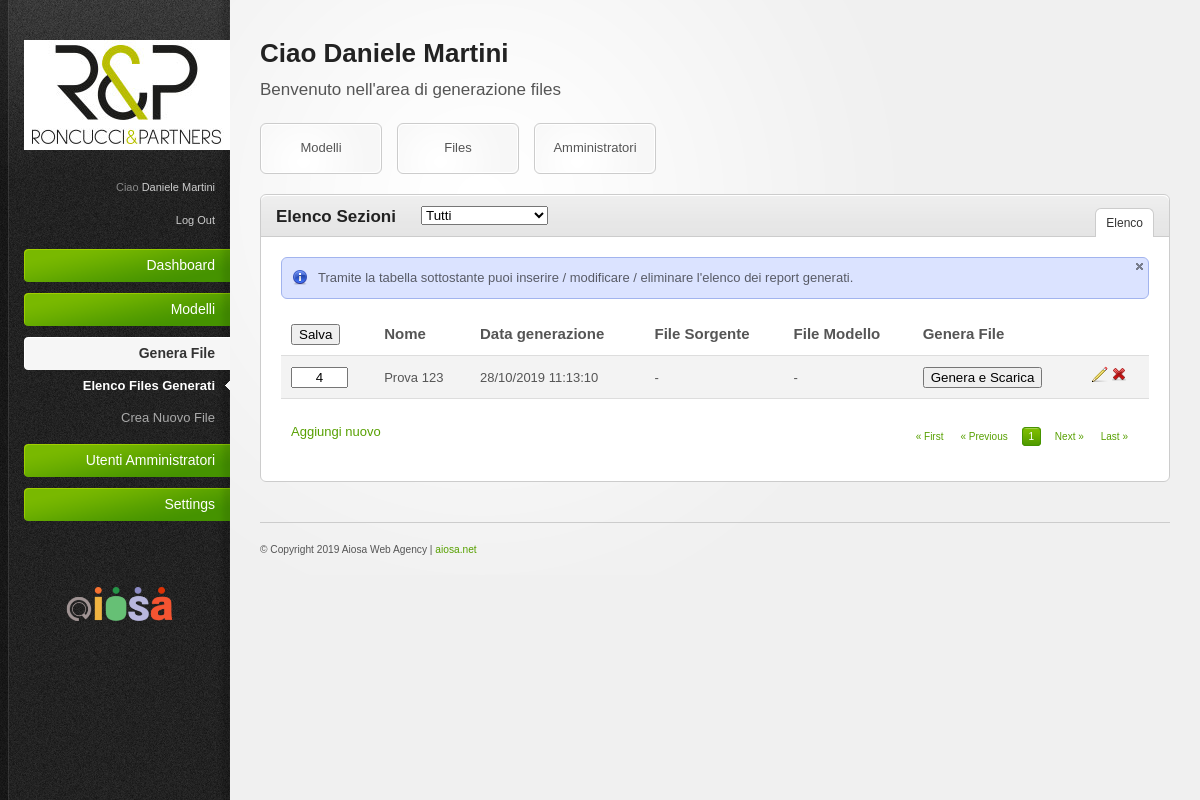
Page /admin/files_gest.php (signed in) on the committed database.
### tables this page shows
CREATE TABLE `dny_file_generati` (
  `idc` int(10) UNSIGNED NOT NULL,
  `id_sezione` int(10) UNSIGNED NOT NULL,
  `nome` varchar(255) NOT NULL DEFAULT '',
  `foglio` varchar(100) DEFAULT NULL,
  `codicedoganalepg0` varchar(300) DEFAULT NULL,
  `descrizionepg0` text,
  `schedapaesepg1` varchar(100) DEFAULT NULL,
  `riga1pg2` varchar(100) DEFAULT NULL,
  `riga2pg2` varchar(100) DEFAULT NULL,
  `descrizionepg3` text,
  `annodapg4` varchar(10) DEFAULT NULL,
  `annoapg4` varchar(10) DEFAULT NULL,
  `percentualepg5` varchar(100) DEFAULT NULL,
  `descrizione1pg6` text,
  `descrizione2pg6` text,
  `descrizione3pg6` text,
  `titolo` varchar(255) DEFAULT NULL,
  `sottotitolo` varchar(255) DEFAULT NULL,
  `descrizione` text,
  `fileimg` varchar(255) DEFAULT NULL,
  `file_generato` varchar(300) DEFAULT NULL,
  `ordinamento` float UNSIGNED NOT NULL DEFAULT '1',
  `eliminato` tinyint(3) UNSIGNED NOT NULL DEFAULT '0',
  `created` datetime DEFAULT NULL,
  `modified` datetime DEFAULT NULL,
  `is_attivo` tinyint(3) UNSIGNED NOT NULL DEFAULT '0'
);

### funzioni.php (called while the page is built, shortened)
<?php
function data_a_video($valore_db,$mostraOrario=false){
	if($valore_db!="")
		if($mostraOrario)
			return date("d/m/Y H:i:s", strtotime($valore_db));
		else
			return date("d/m/Y", strtotime($valore_db));
	else
		return "";
}
?>

### admin/files_gest.php (the view, shortened to what this page needs)
<?php
require_once('../Connections/std_conn.php');
require_once('../funzioni.php');
$sufx_sezione="files";
$tabella = "dny_file_generati";
	mysqli_select_db($std_conn, $database_std_conn);
$maxRows_Recordset1 = 20;
$pageNum_Recordset1 = 0;
$startRow_Recordset1 = $pageNum_Recordset1 * $maxRows_Recordset1;
mysqli_select_db($std_conn, $database_std_conn);
$query_Recordset1 = sprintf("SELECT A.*, B.fileimg as filemodello
	FROM %s A LEFT JOIN dny_modelli B ON A.id_sezione = B.ids
	WHERE A.eliminato=0
	ORDER BY A.ordinamento ASC",
$tabella);
$query_limit_Recordset1 = sprintf("%s LIMIT %d, %d", $query_Recordset1, $startRow_Recordset1, $maxRows_Recordset1);
$Recordset1 = mysqli_query($std_conn, $query_limit_Recordset1) or die(mysqli_error($std_conn));
$row_Recordset1 = mysqli_fetch_assoc($Recordset1);
if (isset($_GET['totalRows_Recordset1'])) {
  $totalRows_Recordset1 = $_GET['totalRows_Recordset1'];
} else {
  $all_Recordset1 = mysqli_query($std_conn, $query_Recordset1);
  $totalRows_Recordset1 = mysqli_num_rows($all_Recordset1);
}
$totalPages_Recordset1 = ceil($totalRows_Recordset1/$maxRows_Recordset1)-1;
$currentPage = $_SERVER["PHP_SELF"];
$queryString_Recordset1 = "";
$queryString_Recordset1 = sprintf("&totalRows_Recordset1=%d%s", $totalRows_Recordset1, $queryString_Recordset1);
$editFormAction = $_SERVER['PHP_SELF'];
if (isset($_SERVER['QUERY_STRING'])) {
  $editFormAction .= "?" . htmlentities($_SERVER['QUERY_STRING']);
}
?>
<!DOCTYPE html PUBLIC "-//W3C//DTD XHTML 1.0 Strict//EN"
"http://www.w3.org/TR/xhtml1/DTD/xhtml1-strict.dtd">
<html xmlns="http://www.w3.org/1999/xhtml">
	<head>
		<?php require_once("header.php"); ?>
	</head>
	<body>
		<div id="body-wrapper">
		<?php require_once("sidebar_messages.php"); ?>
		<div id="main-content">
            <?php require_once("top_bar.php"); ?>
			<div class="content-box">
				<div class="content-box-header">
					<h3>Elenco Sezioni</h3>
					<select id="idsezione"  name="id_sezione" value="<?=$row_Recordset1['id_sezione']?>" onchange="selectsezione()" style="margin: 10px">
               			<option value="0">Tutti</option>
               		</select>
					<ul class="content-box-tabs">
						<li><a href="#tab1" class="default-tab">Elenco</a></li>
					</ul>
				</div>
				<div class="content-box-content">
					<div class="tab-content default-tab" id="tab1">
                        <div class="notification information png_bg">
                            <a href="#" class="close"><img src="resources/images/icons/cross_grey_small.png" title="Close this notification" alt="close" /></a>
							<div>
								Tramite la tabella sottostante puoi inserire / modificare / eliminare l'elenco dei report generati.</div>
						</div>
					<form name="ordinamento" id="ordinamento" action="<?php echo $editFormAction; ?>" method="post" enctype="multipart/form-data">
						<table>
							<thead>
								<tr>
                                	<th><input type="submit" value="Salva" /></th>
                                	<th>Nome</th>
	                                <th>Data generazione</th>
	                                <th>File Sorgente</th>
	                                <th>File Modello</th>
	                                <th>Genera File</th>
	                                <th>&nbsp;</th>
								</tr>
							</thead>
							<tfoot>
								<tr>
									<td colspan="7">
										<div class="bulk-actions align-left">
												<a href="<?php echo $sufx_sezione; ?>_add.php">Aggiungi nuovo</a>
										</div>
                                      <div class="pagination">
                                        <a href="<?php printf("%s?pageNum_Recordset1=%d%s", $currentPage, 0, $queryString_Recordset1); ?>" title="First Page">&laquo; First</a><a href="<?php printf("%s?pageNum_Recordset1=%d%s", $currentPage, max(0, $pageNum_Recordset1 - 1), $queryString_Recordset1); ?>" title="Previous Page">&laquo; Previous</a>
						<?php for($i=0;$i<$totalPages_Recordset1+1;$i++){
							if($i==$pageNum_Recordset1){ ?>
			                    <a href="#" class="number current" title="<?php echo $i+1; ?>"><?php echo $i+1; ?></a>
						<?php }else{ ?>
        		                <a href="<?php printf("%s?pageNum_Recordset1=%d%s", $currentPage, $i, $queryString_Recordset1); ?>" class="number" title="<?php echo $i+1; ?>"><?php echo $i+1; ?></a>
                        <?php
							}
						} ?>
                                        <a href="<?php printf("%s?pageNum_Recordset1=%d%s", $currentPage, min($totalPages_Recordset1, $pageNum_Recordset1 + 1), $queryString_Recordset1); ?>" title="Next Page">Next &raquo;</a><a href="<?php printf("%s?pageNum_Recordset1=%d%s", $currentPage, $totalPages_Recordset1, $queryString_Recordset1); ?>" title="Last Page">Last &raquo;</a>
                                      </div>
                                  </td>
								</tr>
							</tfoot>
							<tbody>
<?php if ($totalRows_Recordset1 > 0) {
?>
    <?php do { ?>
  <tr <?php if (!(strcmp($row_Recordset1['is_attivo'],"0"))) {echo 'class="not_attivo"';} ?>>
    <td><input type="text" name="ordinamento<?php echo $row_Recordset1['idc']; ?>" value="<?php echo $row_Recordset1['ordinamento']; ?>" size="4" maxlength="5" style="text-align:center" /></td>
    <td><?php echo $row_Recordset1['nome']; ?></td>
    <td><?php echo data_a_video($row_Recordset1['modified'],1); ?></td>
    <td>
    	<?php
    	$filetolink = $_SESSION["path_upload_admin"] . $_SESSION["path_filecaricati"] . $row_Recordset1["fileimg"];
    	if( (strcmp($row_Recordset1["fileimg"],NULL)!=0) && (file_exists($filetolink)) ){
    	?>
       	<a title="Scarica file originale" target="_blank" href="<?=$filetolink?>"><?=$row_Recordset1["fileimg"]?></a>
		<?php }else{
			echo "-";
			}
		?>
	</td>
    <td>
    	<?php
    	$filetolink = $_SESSION["path_upload_admin"] . $_SESSION["path_filemodelli"] . $row_Recordset1["filemodello"];
    	if( (strcmp($row_Recordset1["filemodello"],NULL)!=0) && (file_exists($filetolink)) ){
    	?>
       	<a title="Scarica file modello" target="_blank" href="<?=$filetolink?>"><?=$row_Recordset1["filemodello"]?></a>
		<?php }else{
				echo "-";
			}
		?>
	</td>
	<td> <button onclick="generateBlob(<?=$row_Recordset1['idc']?>)" type="button">Genera e Scarica</button> </td>
    <td>
      <a href="<?php echo $sufx_sezione; ?>_edit.php?idc=<?php echo $row_Recordset1['idc']; ?>" title="Edit"><img src="resources/images/icons/pencil.png" alt="Edit" /></a>
      <a href="<?php echo $sufx_sezione; ?>_gest.php?elimina=1&idc=<?php echo $row_Recordset1['idc']; ?>" title="Delete" onclick="return confirm('Eliminare il record?');"><img src="resources/images/icons/cross.png" alt="Delete" /></a>
    </td>
  </tr>
  <?php } while ($row_Recordset1 = mysqli_fetch_assoc($Recordset1)); ?>
<?php }  ?>
                            </tbody>
						</table>
					</form>
					</div>
				</div>
			</div>
            <?php require_once("footer.php"); ?>
		</div>
	</div></body>
</html>

### admin/resources/css/style.css (style rules this page uses)
html { font-size: 100%; height: 100%; margin-bottom: 1px; }
body { font-family: Arial, Helvetica, sans-serif; color: #555; background: #f0f0f0 url('../images/bg-body.gif') top left repeat-y; font-size: 12px; }
#body-wrapper { background: url('../images/bg-radial-gradient.gif') fixed 230px top no-repeat; }
h1, h2, h3, h4, h5, h6 { font-family: Helvetica, Arial, sans-serif; color: #222; font-weight: bold; }
h3 { font-size: 17px; padding: 0 0 10px 0; }
a { color: #57a000; text-decoration: none; }
.align-left { float: left; }
#main-content, #insert-content { margin: 0 30px 0 260px; padding: 40px 0 0 0; }
#main-content ul, #main-content ol, #insert-content ul, #insert-content ol, { padding: 10px 0; }
#main-content ul li, #insert-content ul li { background: url('../images/icons/bullet_black.png') center left no-repeat; padding: 4px 0 4px 20px; }
.content-box { border: 1px solid #ccc; margin: 0 0 20px 0; background: #fff; }
.content-box-header { background: #e5e5e5 url('../images/bg-content-box.gif') top left repeat-x; margin-top: 1px; height: 40px; }
.content-box-header h3 { padding: 12px 15px 10px; float: left; }
ul.content-box-tabs { float: right; padding: 12px 15px 0 0 !important; margin: 0 !important; }
ul.content-box-tabs li { float: left; margin: 0; padding: 0 !important; background-image: none !important; }
ul.content-box-tabs li a { color: #333; padding: 8px 10px; display: block; margin: 1px; border-bottom: 0; }
ul.content-box-tabs li a.current { background: #fff; border: 1px solid #ccc; border-bottom: 0; margin: 0; }
.content-box-content { padding: 20px; font-size: 13px; border-top: 1px solid #ccc; }
#main-content table { width: 100%; border-collapse: collapse; }
#main-content table thead th { font-weight: bold; font-size: 15px; border-bottom: 1px solid #ddd; }
#main-content tbody { border-bottom: 1px solid #ddd; }
#main-content tbody tr { background: #fff; }
#main-content tbody tr.alt-row { background: #f3f3f3; }
#main-content table td, #main-content table th { padding: 10px; line-height: 1.3em; }
#main-content table tfoot td .bulk-actions { padding: 15px 0 5px 0; }
#main-content .pagination, #insert-content .pagination { text-align: right; padding: 20px 0 5px 0; font-family: Verdana, Arial, Helvetica, sans-serif; font-size: 10px; }
.pagination a { margin: 0 5px 0 0; padding: 3px 6px; }
.pagination a.number { border: 1px solid #ddd; }
.pagination a.current { background: #469400 url('../images/bg-button-green.gif') top left repeat-x !important; border-color: #459300 !important; color: #fff !important; }
.notification { position: relative; margin: 0 0 15px 0; padding: 0; border: 1px solid; background-position: 10px 11px !important; background-repeat: no-repeat !important; font-size: 13px; width: 99.8%; }
.information { background: #dbe3ff url('../images/icons/information.png'); border-color: #a2b4ee; color: #585b66; }
.notification div { display:block; font-style:normal; padding: 10px 10px 10px 36px; line-height: 1.5em; }
.notification .close { color:#990000; font-size:9px; position:absolute; right:5px; top:5px; }

### admin/resources/css/invalid.css (style rules this page uses)
.button, #main-content table tfoot td .bulk-actions select, #insert-content table tfoot td .bulk-actions select, .pagination a.number, form input.text-input, form textarea, form .wysiwyg, form select { -moz-border-radius: 4px; -webkit-border-radius: 4px; border-radius: 4px; }
.content-box, .content-box-header, ul.content-box-tabs li a.current, .shortcut-button, .notification { -moz-border-radius: 6px; -webkit-border-radius: 6px; border-radius: 6px; }
.content-box-header { -moz-border-radius-bottomleft: 0; -moz-border-radius-bottomright: 0; -webkit-border-bottom-left-radius: 0; -webkit-border-bottom-right-radius: 0; border-bottom-left-radius: 0; border-bottom-right-radius: 0; }
ul.content-box-tabs li a.current { -moz-border-radius-bottomleft: 0; -moz-border-radius-bottomright: 0; -webkit-border-bottom-left-radius: 0; -webkit-border-bottom-right-radius: 0; border-bottom-left-radius: 0; border-bottom-right-radius: 0; }

### rows in the picture
dny_file_generati: id_sezione "Tutti", idc+ordinamento "4", nome "Prova 123", modified "28/10/2019 11:13:10"

### other values in the picture
$_SESSION['dny_Nome'] "Daniele Martini"
